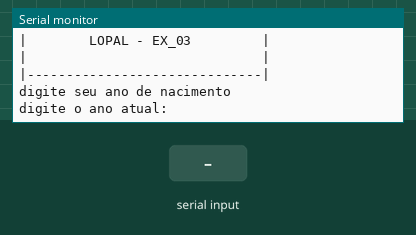
Bench run of a sketch on a simulated Arduino Uno, built with avr-gcc and run on an emulated ATmega328P. Shown: the last lines printed to the serial monitor. The inputs (shaded band) are chosen by the test bench.

Above: at 1.2 s.
1.3 s: "90,45\n" received over Serial
At 1.7 s:
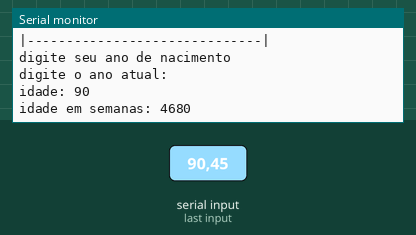
At 3.9 s:
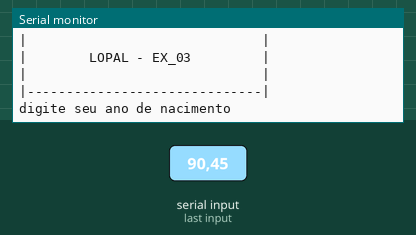

Measured:
- after the input at 1.3 s, the serial monitor: prints a new line at once (image 1)

The sketch:

exerc_cio_21.ino
```cpp
// Faça um programa que receba o ano de nascimento de uma pessoa e
// caucule e imprima a idade dessa pessoa e Essa idade convertida em semana

//variáveis
int anonacimento = 0;
int anoatual = 0;
int idade = 0;
int idadesemana = 0;

void setup()
{
  Serial.begin(9600);
}

void loop()
{
  //cabeçalho - 2 pipes + 30 tracinhos
  Serial.println("|------------------------------|");//primeira linha
  Serial.println("|                              |");//segunda linha
  Serial.println("|        LOPAL - EX_03         |");//terceira linha
  Serial.println("|                              |");//quarta linha
  Serial.println("|------------------------------|");//quinta linha

  Serial.println();//pula uma linha
  Serial.println();//pula uma linha

 //entrada
 Serial.println("digite seu ano de nacimento");//perguntar quantos anos tem o usuario
 while(Serial.available() ){}//Aguardar o usuario digitar (para o loop)
 anonacimento = Serial.parseInt();//converte o que o usuario digitar em inteiro

  Serial.println("digite o ano atual: ");
  while (! Serial.available () );
  anoatual = Serial.parseInt();

 //processamento
  idade = anoatual - anonacimento;
  idadesemana = idade * 52;

 //saída
  Serial.println ("idade: " + String(idade) );
  Serial.println ("idade em semanas: " + String(idadesemana));

  delay(1000); //Wait for 1000 millisecond(s)
}
```
